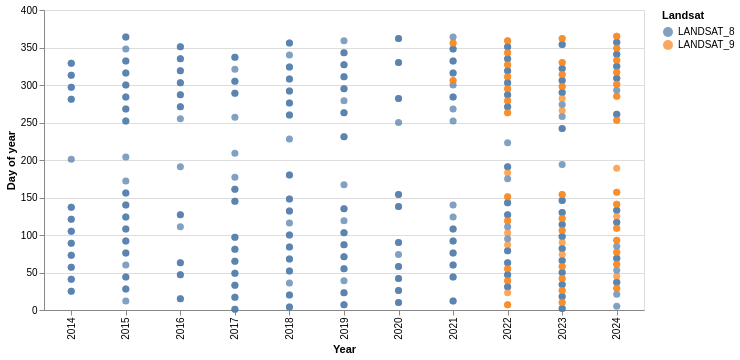

The notebook cell this image was saved under:
### Code cell
import altair as alt

# Sensor wise distribution of selected images
chart = alt.Chart(df).mark_point(size=50, filled=True).encode(
    x=alt.X('Year:O', title='Year'),
    y=alt.Y('DOY:Q', title='Day of year'),
    color=alt.Color(
        'satellite:N', # Corrected from 'Sensor:N'
        legend=alt.Legend(title="Landsat")
    ),
    tooltip=[
        alt.Tooltip('Year:O', title='Year'),
        alt.Tooltip('DOY:Q', title='Day of year'),
        alt.Tooltip('satellite:N', title='Satellite type') # Corrected from 'sensor:N'
    ]
).properties(width=600, height=300)

chart

### Figure 1 — Vega-Lite specification as saved in the notebook (floating-point values rounded to 4 significant figures; data arrays with more than 128 entries replaced by an {"elided": "..."} marker saying what was removed)
{"config": {"view": {"continuousWidth": 300, "continuousHeight": 300}}, "data": {"name": "data-5f44a43c7094d484c75a412d0377ef90"}, "mark": {"type": "point", "filled": true, "size": 50}, "encoding": {"color": {"field": "satellite", "legend": {"title": "Landsat"}, "type": "nominal"}, "tooltip": [{"field": "Year", "title": "Year", "type": "ordinal"}, {"field": "DOY", "title": "Day of year", "type": "quantitative"}, {"field": "satellite", "title": "Satellite type", "type": "nominal"}], "x": {"field": "Year", "title": "Year", "type": "ordinal"}, "y": {"field": "DOY", "title": "Day of year", "type": "quantitative"}}, "height": 300, "width": 600, "$schema": "https://vega.github.io/schema/vega-lite/v5.20.1.json", "datasets": {"data-5f44a43c7094d484c75a412d0377ef90": {"elided": "399 records"}}}
